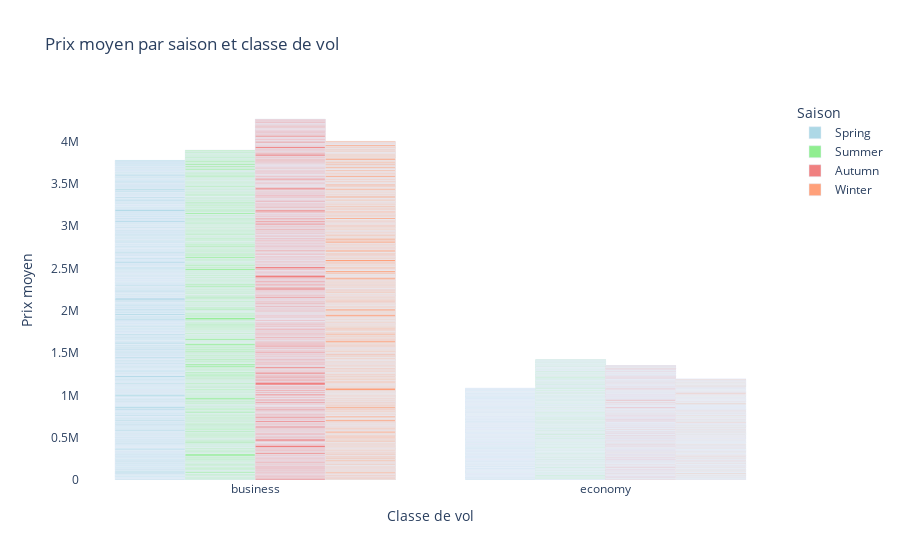

The cell this chart's notebook holds for it:
### Code cell


### Figure 1 — Plotly figure (JSON) as saved in the notebook; plotly's stock layout.template omitted (floating-point values rounded to 4 significant figures; data arrays with more than 128 entries replaced by an {"elided": "..."} marker saying what was removed)
{"data": [{"alignmentgroup": "True", "hovertemplate": "Saison=Spring<br>Classe de vol=%{x}<br>Prix moyen=%{y}<extra></extra>", "legendgroup": "Spring", "marker": {"color": "lightblue"}, "name": "Spring", "offsetgroup": "Spring", "orientation": "v", "showlegend": true, "textposition": "auto", "type": "bar", "x": {"elided": "1096 str values"}, "xaxis": "x", "y": {"elided": "1096 float values"}, "yaxis": "y"}, {"alignmentgroup": "True", "hovertemplate": "Saison=Summer<br>Classe de vol=%{x}<br>Prix moyen=%{y}<extra></extra>", "legendgroup": "Summer", "marker": {"color": "lightgreen"}, "name": "Summer", "offsetgroup": "Summer", "orientation": "v", "showlegend": true, "textposition": "auto", "type": "bar", "x": {"elided": "1091 str values"}, "xaxis": "x", "y": {"elided": "1091 float values"}, "yaxis": "y"}, {"alignmentgroup": "True", "hovertemplate": "Saison=Autumn<br>Classe de vol=%{x}<br>Prix moyen=%{y}<extra></extra>", "legendgroup": "Autumn", "marker": {"color": "lightcoral"}, "name": "Autumn", "offsetgroup": "Autumn", "orientation": "v", "showlegend": true, "textposition": "auto", "type": "bar", "x": {"elided": "1087 str values"}, "xaxis": "x", "y": {"elided": "1087 float values"}, "yaxis": "y"}, {"alignmentgroup": "True", "hovertemplate": "Saison=Winter<br>Classe de vol=%{x}<br>Prix moyen=%{y}<extra></extra>", "legendgroup": "Winter", "marker": {"color": "lightsalmon"}, "name": "Winter", "offsetgroup": "Winter", "orientation": "v", "showlegend": true, "textposition": "auto", "type": "bar", "x": {"elided": "1094 str values"}, "xaxis": "x", "y": {"elided": "1094 float values"}, "yaxis": "y"}], "layout": {"barmode": "group", "legend": {"title": {"text": "Saison"}, "tracegroupgap": 0}, "paper_bgcolor": "white", "plot_bgcolor": "white", "title": {"text": "Prix moyen par saison et classe de vol"}, "xaxis": {"anchor": "y", "domain": [0, 1], "title": {"text": "Classe de vol"}}, "yaxis": {"anchor": "x", "domain": [0, 1], "title": {"text": "Prix moyen"}}}}
